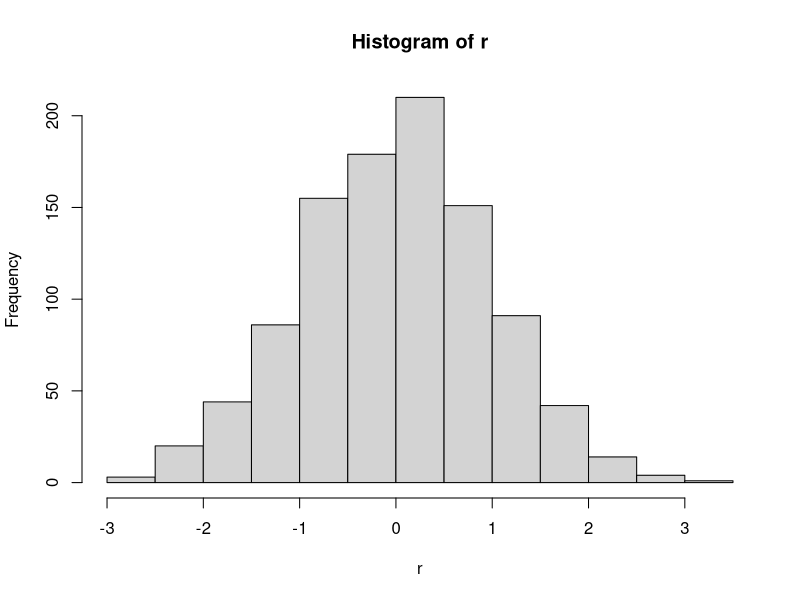
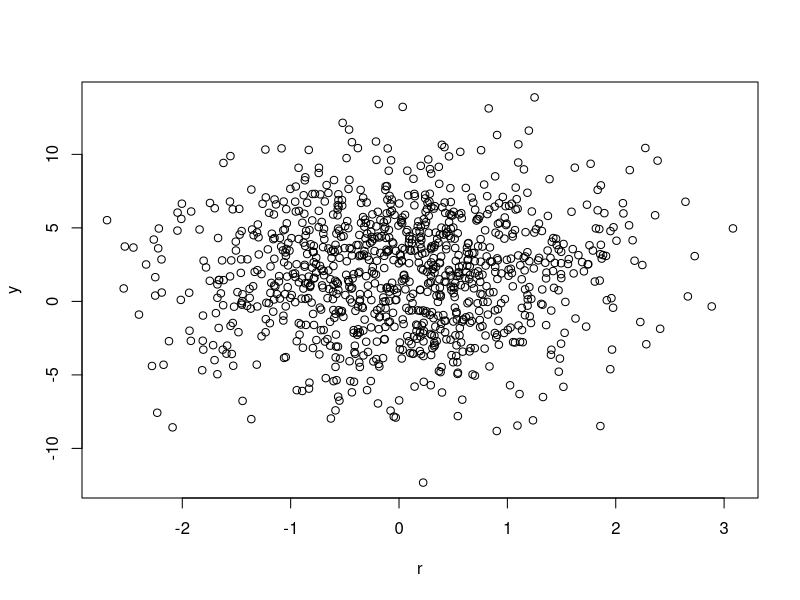

Reproduce these figures in R, in order.
## ---- chunk 1
r <- rnorm(1000)
hist(r)
## ---- chunk 2
y <- rnorm(1000, mean = 2, sd = 4)
plot(r,y)
